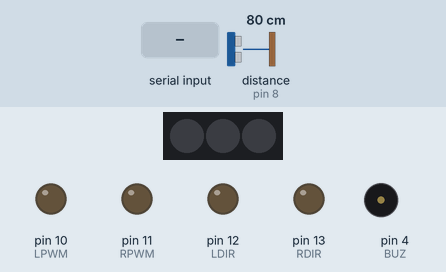
The sketch below on a simulated Arduino Uno, built with avr-gcc and run on an emulated ATmega328P. Shown: 3 RGB LEDs in strip order, left to right, output pins drawn as LEDs (lit = HIGH), buzzer (waves = sounding). Wiring (inferred from the names in the program): ultrasonic range finder: trigger pin 7; echo pin 8. Inputs (shaded band) come from the test bench; at power-on: distance to the obstacle (sensor on pin 8) 80 cm. The echo pulse lasts 58.3 µs per cm; random numbers use the default seed unless the sketch sets one; pins used as bus, display or sensor lines are not drawn.

Above: at 1.3 s.
1.4 s: distance to the obstacle (sensor on pin 8) set to 9 cm
2.9 s: distance to the obstacle (sensor on pin 8) set to 6 cm
At 4.5 s:
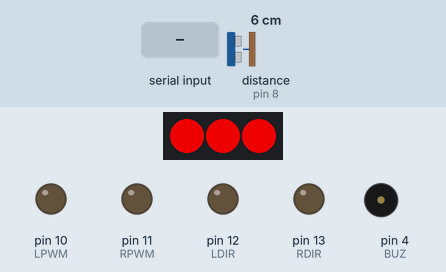
5.9 s: "F\n" received over Serial
At 6.08 s:
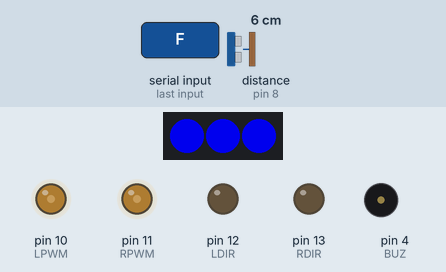
8.9 s: distance to the obstacle (sensor on pin 8) set to 11 cm
11.9 s: distance to the obstacle (sensor on pin 8) set to 14 cm
At 13.2 s:
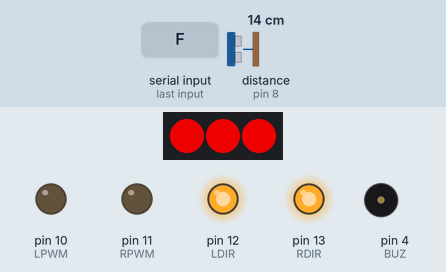
13.8 s: "F\n" received over the second serial link
At 15.5 s:
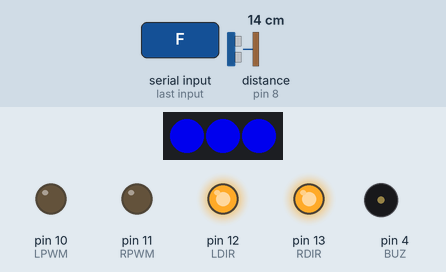
Timing chart, 0 to 17.0 s (numbered marks = the images above; inputs shaded):
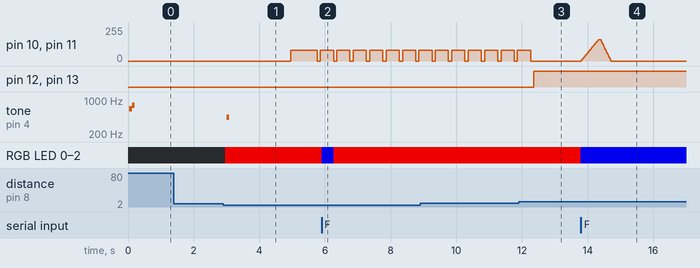

Measured:
- the behaviour switches between 8 and 7 cm on distance to the obstacle (sensor on pin 8) (found by bisection; images 0 and 1)
- the behaviour switches between 12 and 13 cm on distance to the obstacle (sensor on pin 8) (found by bisection; images 2 and 3)
- after the input at 1.4 s, every drawn part: stays the same
- after the input at 2.9 s, pin 10 (LPWM), pin 11 (RPWM): 0/255 → 80/255 after 2.1 s, → 0/255 0.80 s later, → 80/255 0.10 s later; tone on pin 4 (BUZ): silent → 439 Hz after 0.11 s, → silent 0.08 s later; RGB LED 0–2: off → RGB(200, 0, 0) after 0.07 s
- after the input at 5.9 s, RGB LED 0–2: RGB(200, 0, 0) → RGB(0, 0, 200) at once, → RGB(200, 0, 0) 0.36 s later
- after the input at 11.9 s, pin 12 (LDIR), pin 13 (RDIR): LOW → HIGH after 0.47 s
- after the input at 13.8 s, pin 10 (LPWM), pin 11 (RPWM): rises from 0/255 to 160/255 in 0.52 s, then falls to 0/255 in 0.38 s; RGB LED 0–2: RGB(200, 0, 0) → RGB(0, 0, 200) at once

The sketch:

rc_car_v4_ramp_control.ino
```cpp
#include <Adafruit_NeoPixel.h>
#include <SoftwareSerial.h>

#define LDIR 12
#define LPWM 10
#define RDIR 13
#define RPWM 11
#define LEDP 5
#define BUZ 4
#define TRIG 7
#define ECHO 8
#define IRL A1
#define IRR A2

#define IR_TH 500
#define IR_HIT(v) ((v)<IR_TH)

#define DRIVE 120
#define DETECT 15
#define EMERG 6
#define LOCK_MS 2000UL
#define REV_MS 800UL
#define REV_SPD 80
#define PAUSE_MS 100UL
#define CLEAR 12
#define A_PAUSE 100UL
#define A_REV 300UL
#define A_FWD 500UL
#define SPIN 140
#define MAX_V 250   // 수동 램프 최대 속도(0~255)

#define SONAR_MS 70UL
#define CMD_SZ 8
#define MANUAL_TO 600UL

SoftwareSerial bt(2,3);
Adafruit_NeoPixel px(3,LEDP,NEO_GRB+NEO_KHZ800);

enum{IDLE,AUTO,MANUAL} mode=IDLE;
enum{NORM,LOCK,REC_REV,REC_PAUSE,AV_PAUSE,AV_REV,AV_FWD} st=NORM;

char buf[CMD_SZ]; byte bi=0;
long dist=999; unsigned long sonarAt=0,until=0,lastCmd=0;

int mspeed=160,cl=0,cr=0,tl=0,tr=0;
const int ACC=6,DEC_STEP=10; const unsigned long RAMP_MS=20; unsigned long rampAt=0;
int adir=-1;

static inline int cap(int v){v=abs(v);return v>255?255:v;}
void tone2(int f,int d){long p=1000000L/f,h=p/2;for(long i=0;i<d*1000L;i+=p){digitalWrite(BUZ,1);delayMicroseconds(h);digitalWrite(BUZ,0);delayMicroseconds(h);}}
void pxAll(byte r,byte g,byte b){for(byte i=0;i<3;i++)px.setPixelColor(i,px.Color(r,g,b));px.show();}

void mStop(){analogWrite(LPWM,0);analogWrite(RPWM,0);}
void mL(int p){digitalWrite(LDIR,p>=0);analogWrite(LPWM,cap(p));}
void mR(int p){digitalWrite(RDIR,p>=0);analogWrite(RPWM,cap(p));}
void fwd(int p){mL(p);mR(p);}
void rev(int p){mL(-p);mR(-p);}

long readCm(){
  digitalWrite(TRIG,0);delayMicroseconds(2);
  digitalWrite(TRIG,1);delayMicroseconds(10);
  digitalWrite(TRIG,0);
  unsigned long d=pulseIn(ECHO,1,18000UL);
  return d? (long)(d/58):999;
}
void sonar(unsigned long now){if((long)(now-sonarAt)<0)return;dist=readCm();sonarAt=now+SONAR_MS;}

int stepTo(int c,int t){
  if(c==t)return c;
  bool dc=((c>0&&t<0)||(c<0&&t>0));
  int s=dc?DEC_STEP:((abs(t)>abs(c))?ACC:DEC_STEP);
  if(c<t){c+=s;if(c>t)c=t;}else{c-=s;if(c<t)c=t;}
  return c;
}
void ramp(){
  unsigned long now=millis();
  if(now-rampAt<RAMP_MS)return;
  rampAt=now;
  cl=stepTo(cl,tl); cr=stepTo(cr,tr);
  mL(cl); mR(cr);
}

void setSt(byte s){
  st=s;
  switch(s){
    case NORM: break;
    case LOCK: mStop(); pxAll(255,0,0); break;
    case REC_REV: pxAll(255,0,0); rev(REV_SPD); break;
    case REC_PAUSE: mStop(); pxAll(255,0,0); break;
    case AV_PAUSE: mStop(); pxAll(255,255,0); break;
    case AV_REV: pxAll(255,255,0); rev(REV_SPD); break;
    case AV_FWD:
      if(adir<0){mL(-SPIN);mR(SPIN);}else{mL(SPIN);mR(-SPIN);}
      break;
  }
}
void emergency(unsigned long now){
  setSt(LOCK); tone2(440,70); until=now+LOCK_MS;
  tl=tr=0;
}
void avoidDir(unsigned long now,int d){adir=d<0?-1:1;setSt(AV_PAUSE);until=now+A_PAUSE;}
void avoidRnd(unsigned long now){adir=(random(0,2)?1:-1);setSt(AV_PAUSE);until=now+A_PAUSE;}

void cmdExec(){
  if(!bi)return;
  if(bi==1){
    char c=buf[0];
    mode=MANUAL; pxAll(0,0,255); lastCmd=millis();

    int v=mspeed; if(v>MAX_V)v=MAX_V;

    if(c=='F'){tl=+v;tr=+v;}
    else if(c=='B'){tl=-v;tr=-v;}
    else if(c=='L'){tl=-v;tr=+v;}
    else if(c=='R'){tl=+v;tr=-v;}
    else if(c=='S'){tl=0;tr=0;}
    return;
  }
  if(bi==5 && buf[0]=='s'&&buf[1]=='t'&&buf[2]=='a'&&buf[3]=='r'&&buf[4]=='t'){
    mode=AUTO; setSt(NORM); sonarAt=0; pxAll(0,255,0);
    return;
  }
  if(bi==6 && buf[0]=='m'&&buf[1]=='a'&&buf[2]=='n'&&buf[3]=='u'&&buf[4]=='a'&&buf[5]=='l'){
    mode=MANUAL; setSt(NORM); tl=tr=0; lastCmd=millis(); pxAll(0,0,255);
    return;
  }
}

void cmdChar(char ch){
  if(ch=='\r')return;
  if(ch=='_'||ch=='\n'){cmdExec(); bi=0; return;}
  if(bi<CMD_SZ-1)buf[bi++]=ch; else bi=0;
}

void setup(){
  Serial.begin(9600); bt.begin(9600);
  pinMode(LDIR,1);pinMode(LPWM,1);pinMode(RDIR,1);pinMode(RPWM,1);
  pinMode(BUZ,1); pinMode(TRIG,1); pinMode(ECHO,0);
  pinMode(IRL,0); pinMode(IRR,0);
  randomSeed(analogRead(A0));
  px.begin(); px.setBrightness(200); px.show();
  mStop(); tone2(659,80); tone2(784,80);
}

void loop(){
  while(Serial.available())cmdChar((char)Serial.read());
  while(bt.available())cmdChar((char)bt.read());

  unsigned long now=millis();
  sonar(now);

  if(st!=NORM){
    if(now>=until){
      if(st==LOCK){setSt(REC_REV); until=now+REV_MS;}
      else if(st==REC_REV){setSt(REC_PAUSE); until=now+PAUSE_MS;}
      else if(st==REC_PAUSE){dist=readCm(); if(dist<=CLEAR){setSt(REC_REV); until=now+400UL;} else setSt(NORM);}
      else if(st==AV_PAUSE){setSt(AV_REV); until=now+A_REV;}
      else if(st==AV_REV){setSt(AV_FWD); until=now+A_FWD;}
      else setSt(NORM);
    }
    return;
  }

  if(dist<=EMERG){emergency(now);return;}
  if(mode==IDLE){mStop();return;}

  if(mode==MANUAL){
    if(now-lastCmd>MANUAL_TO){tl=tr=0;}
    ramp();
    return;
  }

  if(mode==AUTO){
    int l=analogRead(IRL),r=analogRead(IRR);
    bool hl=IR_HIT(l),hr=IR_HIT(r);
    if(hl&&!hr){avoidDir(now,1);return;}
    if(!hl&&hr){avoidDir(now,-1);return;}
    if(hl&&hr){avoidRnd(now);return;}
    fwd(DRIVE);
    if(dist<=DETECT)avoidRnd(now);
  }
}
```
